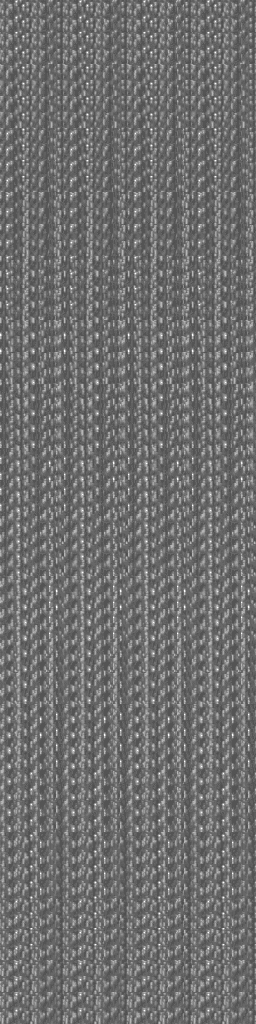
#> input picture art_work_dir/base_bar_large.png, 256 x 1024 px
$ python reverse_sprite_sheet.py base_bar_large.png base_flow.png
#> lines starting #> are read from the running program, lines starting #| are printed output that depends on the picture
import sys
from PIL import Image

def reverse_sprite_sheet(input_path, output_path):
    # Define frame dimensions
#> called with input_path = 'base_bar_large.png', output_path = 'base_flow.png'
    frame_width = 64
    frame_height = 16

    # Load the original sprite sheet
    original_image = Image.open(input_path)
#> original_image is the input picture: PIL image 256x1024 RGBA; mean R, G, B, A 111.2, 111.2, 111.2, 255
    total_frames = original_image.height // frame_height
#> total_frames = 64

    # Create a new blank image with the same dimensions
    new_image = Image.new('RGBA', (original_image.width, original_image.height))
#> new_image: PIL image 256x1024 RGBA; every value is 0

    # Iterate through the frames from bottom to top
    for i in range(total_frames):
        # Calculate the y-coordinate for the current frame
        y_coord = (total_frames - 1 - i) * frame_height
        # Crop the frame from the original image
        frame = original_image.crop((0, y_coord, frame_width, y_coord + frame_height))
        # Paste the frame into the new image
        new_image.paste(frame, (0, i * frame_height))
#> this loop made 64 passes
#> pass 1, in reverse_sprite_sheet, `frame = original_image.crop((0, y_coord, frame_width, y_coord + frame_..`:
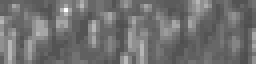
#> frame: PIL image 64x16 RGBA (shown 4 times larger); mean R, G, B, A 112.3, 112.3, 112.3, 255
#> pass 3, in reverse_sprite_sheet, `frame = original_image.crop((0, y_coord, frame_width, y_coord + frame_..`:
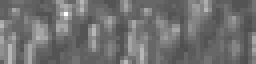
#> frame: PIL image 64x16 RGBA (shown 4 times larger); mean R, G, B, A 112.3, 112.3, 112.3, 255
#> after the loop:
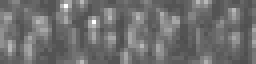
#> frame: PIL image 64x16 RGBA (shown 4 times larger); mean R, G, B, A 110.7, 110.7, 110.7, 255
#> after the loop:
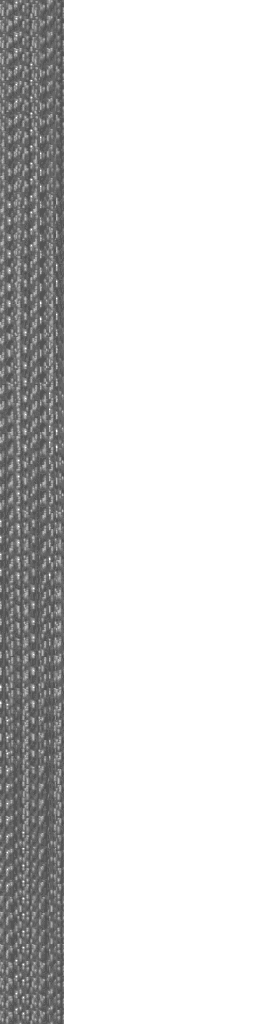
#> new_image: PIL image 256x1024 RGBA; mean R, G, B, A 27.8, 27.8, 27.8, 63.8; transparent parts drawn white

    # Save the new image
    new_image.save(output_path)

if __name__ == '__main__':
    if len(sys.argv) != 3:
        print("Usage: python reverse_sprite_sheet.py <input_path> <output_path>")
        sys.exit(1)
    reverse_sprite_sheet(sys.argv[1], sys.argv[2])
